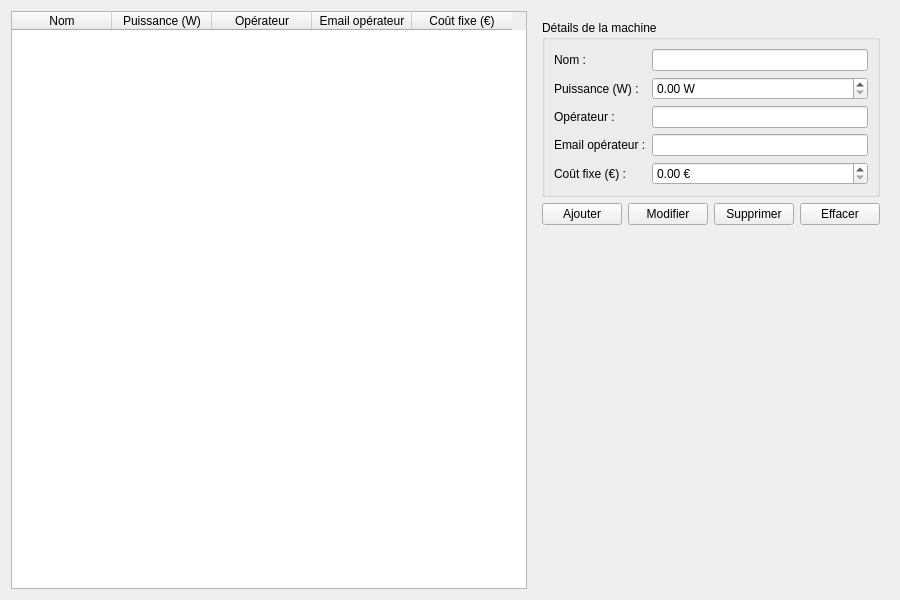
<?xml version="1.0" encoding="UTF-8"?>
<ui version="4.0">
 <class>MachinesTab</class>
 <widget class="QWidget" name="MachinesTab">
  <property name="geometry">
   <rect><x>0</x><y>0</y><width>900</width><height>600</height></rect>
  </property>
  <layout class="QHBoxLayout" name="horizontalLayout">
   <item>
    <widget class="QTableWidget" name="table">
     <property name="sizePolicy">
      <sizepolicy hsizetype="Expanding" vsizetype="Expanding">
       <horstretch>2</horstretch>
       <verstretch>0</verstretch>
      </sizepolicy>
     </property>
     <property name="editTriggers">
      <set>QAbstractItemView::NoEditTriggers</set>
     </property>
     <property name="selectionBehavior">
      <enum>QAbstractItemView::SelectRows</enum>
     </property>
     <column><property name="text"><string>Nom</string></property></column>
     <column><property name="text"><string>Puissance (W)</string></property></column>
     <column><property name="text"><string>Opérateur</string></property></column>
     <column><property name="text"><string>Email opérateur</string></property></column>
     <column><property name="text"><string>Coût fixe (€)</string></property></column>
    </widget>
   </item>
   <item>
    <widget class="QWidget" name="right_panel">
     <layout class="QVBoxLayout" name="right_vbox">
      <item>
       <widget class="QGroupBox" name="grp_machine_details">
        <property name="title"><string>Détails de la machine</string></property>
        <layout class="QFormLayout" name="form_machine">
         <item row="0" column="0">
          <widget class="QLabel" name="lbl_name"><property name="text"><string>Nom :</string></property></widget>
         </item>
         <item row="0" column="1">
          <widget class="QLineEdit" name="inp_name"/>
         </item>
         <item row="1" column="0">
          <widget class="QLabel" name="lbl_power"><property name="text"><string>Puissance (W) :</string></property></widget>
         </item>
         <item row="1" column="1">
          <widget class="QDoubleSpinBox" name="inp_power">
           <property name="minimum"><double>0.000000000000000</double></property>
           <property name="maximum"><double>100000.000000000000000</double></property>
           <property name="suffix"><string> W</string></property>
          </widget>
         </item>
         <item row="2" column="0">
          <widget class="QLabel" name="lbl_oper"><property name="text"><string>Opérateur :</string></property></widget>
         </item>
         <item row="2" column="1">
          <widget class="QLineEdit" name="inp_oper"/>
         </item>
         <item row="3" column="0">
          <widget class="QLabel" name="lbl_email"><property name="text"><string>Email opérateur :</string></property></widget>
         </item>
         <item row="3" column="1">
          <widget class="QLineEdit" name="inp_email"/>
         </item>
         <item row="4" column="0">
          <widget class="QLabel" name="lbl_fixed"><property name="text"><string>Coût fixe (€) :</string></property></widget>
         </item>
         <item row="4" column="1">
          <widget class="QDoubleSpinBox" name="inp_fixed">
           <property name="minimum"><double>0.000000000000000</double></property>
           <property name="maximum"><double>10000.000000000000000</double></property>
           <property name="suffix"><string> €</string></property>
           <property name="decimals"><number>2</number></property>
          </widget>
         </item>
        </layout>
       </widget>
      </item>
      <item>
       <layout class="QHBoxLayout" name="machine_btn_row">
        <item>
         <widget class="QPushButton" name="btn_add"><property name="text"><string>Ajouter</string></property></widget>
        </item>
        <item>
         <widget class="QPushButton" name="btn_update"><property name="text"><string>Modifier</string></property></widget>
        </item>
        <item>
         <widget class="QPushButton" name="btn_delete"><property name="text"><string>Supprimer</string></property></widget>
        </item>
        <item>
         <widget class="QPushButton" name="btn_clear"><property name="text"><string>Effacer</string></property></widget>
        </item>
       </layout>
      </item>
      <item>
       <spacer name="right_spacer">
        <property name="orientation"><enum>Qt::Vertical</enum></property>
        <property name="sizeHint" stdset="0"><size><width>20</width><height>40</height></size></property>
       </spacer>
      </item>
     </layout>
    </widget>
   </item>
  </layout>
 </widget>
 <resources/>
 <connections/>
</ui>
